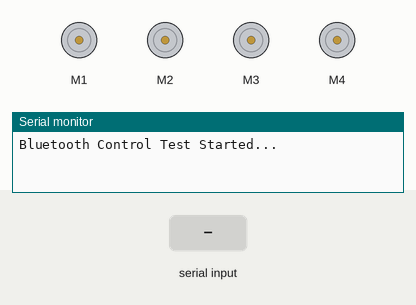
Recording of a sketch running on a simulated Arduino Uno, built with avr-gcc and run on an emulated ATmega328P. Shown: 4 × DC motor (green arrow = forward, orange = backward, longer = faster), the last lines printed to the serial monitor. The test bench sets the inputs (shaded band).

Above: at 1.2 s.
1.3 s: "F" received over Serial
At 2.2 s:
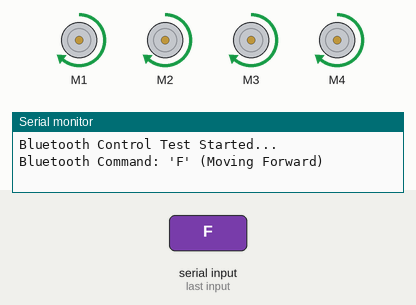
4.3 s: "B" received over Serial
At 5.7 s:
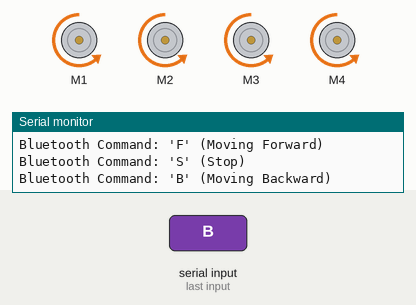
7.3 s: "L" received over Serial
At 8.0 s:
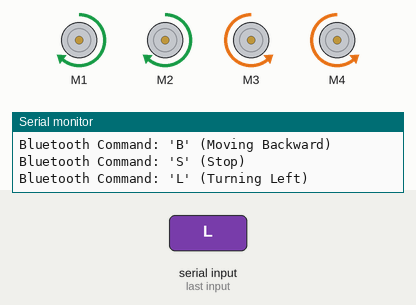
10.3 s: "R" received over Serial
At 11.6 s:
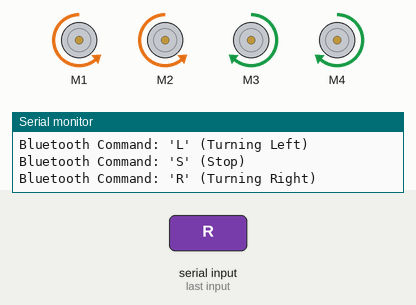
Timing chart, 0 to 13.8 s (numbered marks = the images above; inputs shaded):
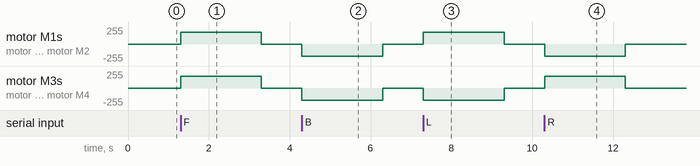

Measured:
- after the input at 1.3 s, motor M1–4: stopped → forward 180/255 at once, → stopped 2.0 s later
- after the input at 4.3 s, motor M1–4: stopped → backward 180/255 at once, → stopped 2.0 s later
- after the input at 7.3 s, motor M1, motor M2: stopped → forward 180/255 at once, → stopped 2.0 s later; motor M3, motor M4: stopped → backward 180/255 at once, → stopped 2.0 s later
- after the input at 10.3 s, motor M1, motor M2: stopped → backward 180/255 at once, → stopped 2.0 s later; motor M3, motor M4: stopped → forward 180/255 at once, → stopped 2.0 s later

The sketch:

Obstacle_detection_and_avoidance_robot_code.ino
```cpp
#include <Adafruit_MotorShield.h>

#include <AFMotor.h>  // Adafruit Motor Shield Library

// Initialize Motors
AF_DCMotor M1(1);
AF_DCMotor M2(2);
AF_DCMotor M3(3);
AF_DCMotor M4(4);

#define Speed 180  // Motor Speed (0-255)
char value;  // Variable to store received Bluetooth data

void setup() {
  Serial.begin(9600);  // Start serial communication
  Serial.println("Bluetooth Control Test Started...");

  // Set initial motor speed
  M1.setSpeed(Speed);
  M2.setSpeed(Speed);
  M3.setSpeed(Speed);
  M4.setSpeed(Speed);
}

// Function to Move Forward
void moveForward() {
  Serial.println("Bluetooth Command: 'F' (Moving Forward)");
  M1.run(FORWARD);
  M2.run(FORWARD);
  M3.run(FORWARD);
  M4.run(FORWARD);
  delay(2000);
  stopMotors();
}

// Function to Move Backward
void moveBackward() {
  Serial.println("Bluetooth Command: 'B' (Moving Backward)");
  M1.run(BACKWARD);
  M2.run(BACKWARD);
  M3.run(BACKWARD);
  M4.run(BACKWARD);
  delay(2000);
  stopMotors();
}

// Function to Turn Left
void turnLeft() {
  Serial.println("Bluetooth Command: 'L' (Turning Left)");
  M1.run(FORWARD);
  M2.run(FORWARD);
  M3.run(BACKWARD);
  M4.run(BACKWARD);
  delay(2000);
  stopMotors();
}

// Function to Turn Right
void turnRight() {
  Serial.println("Bluetooth Command: 'R' (Turning Right)");
  M1.run(BACKWARD);
  M2.run(BACKWARD);
  M3.run(FORWARD);
  M4.run(FORWARD);
  delay(2000);
  stopMotors();
}

// Function to Stop Motors
void stopMotors() {
  Serial.println("Bluetooth Command: 'S' (Stop)");
  M1.run(RELEASE);
  M2.run(RELEASE);
  M3.run(RELEASE);
  M4.run(RELEASE);
  delay(1000);
}

void loop() {
  if (Serial.available() > 0) {  // Check if Bluetooth data is available
    value = Serial.read();  // Read the received Bluetooth command

    if (value == 'F') moveForward();
    else if (value == 'B') moveBackward();
    else if (value == 'L') turnLeft();
    else if (value == 'R') turnRight();
    else if (value == 'S') stopMotors();
  }
}
```
